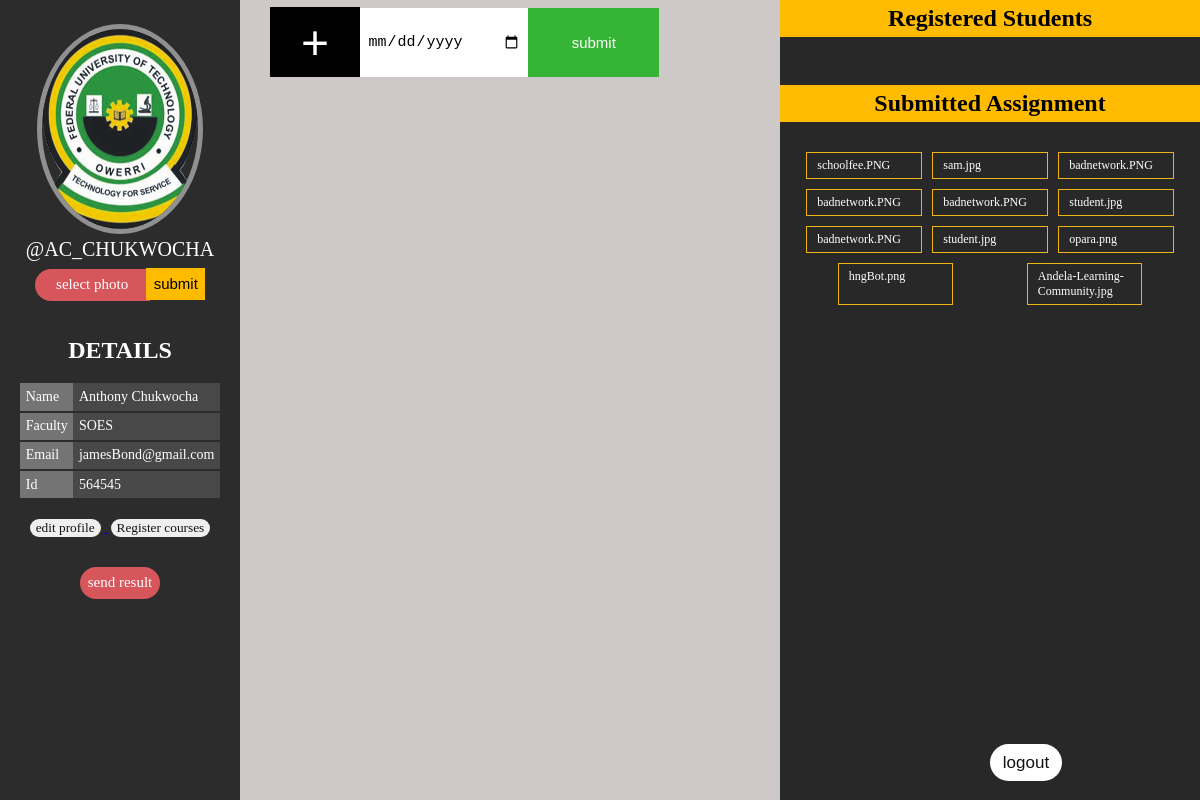
The app's page /dbConfig/lecturerDashboard.php (signed in) with its own data.
### tables this page shows
CREATE TABLE `uploads` (
  `id` int(11) NOT NULL,
  `studentName` varchar(100) NOT NULL,
  `file_name` varchar(50) NOT NULL,
  `file_type` varchar(10) NOT NULL,
  `file_size` varchar(10) NOT NULL,
  `file_path` varchar(50) NOT NULL,
  `date` date NOT NULL
);

### dbConfig/lecturerDashboard.php (the view, shortened to what this page needs)
<?php
$Fname = $_SESSION["Fname"];
$Lname = $_SESSION["Lname"];
$id = $_SESSION["id"];
$school = $_SESSION["faculty"];
$username = $_SESSION["username"];
$email = $_SESSION["email"];
?>
<!DOCTYPE html>
<html lang="en">
<head>
    <link rel="stylesheet" href="../css/dashboard.css">
</head>
<body>
<header>
    <img src="../img/futo.png" alt="">
    <div id="detail"><?php echo"@$username" ?></div>
    <div id="profile_picture">
        <form id="profile_photo_form" action="profile-photo.php" method="post" enctype="multipart/form-data">
            <label for="profile_photo" id="profile_photo_label" name="profile_photo_label"> select photo </label>
            <input type="submit" value="submit" name="profile_photo_submit" id="profile_photo_submit">
        </form>
    </div>
    <div id="user_details">
        <h2> Details</h2>
        <table>
            <tr>
                <td class="detail_item">Name</td>
                <td class="detail_input"><?php echo "$Fname $Lname"?></td>
            </tr>
            <tr>
                <td class="detail_item">Faculty</td>
                <td class="detail_input"><?php echo $school ?></td>
            </tr>
            <tr>
                <td class="detail_item">Email</td>
                <td class="detail_input"><?php echo $email ?></td>
            </tr>
            <tr>
                <td class="detail_item">id</td>
                <td class="detail_input"><?php echo $id ?></td>
            </tr>
        </table>
        <a href="editProfile.php">
        <button class="edit_button">
            edit profile
        </button>
        </a>
        <a href="lecturer_coursereg.php">
            <button class="edit_button">
                Register courses
            </button>
        </a>
        <button class="edit_button" id="show_result">send result</button>
    </div>
</header>
<section id="submit_assignment">
    <div class="assignment_form">
        <button class="file" id="upload_button">+</button>
        <form id="assignment_form" class="assignment_form">
            <input  id="lecturer_comment" type="date" placeholder="Enter message here...">
            <input type="submit" value="submit" name="text_submit">
        </form>
    </div>
</section>
<aside>
    <div id="registered_students">
        <h2 id="Reg_student">Registered Students</h2>
    <?php
    require 'db.php';
    ?>
  <h2 id="Sub_assignment">Submitted Assignment</h2>
    <div id="sub1">
    <?php
    $sql_course = " select * from coursereg ";
    $prep_course = $conn ->prepare($sql_course);
    $prep_course->execute();
    $result_course = $prep_course ->fetchAll(PDO::FETCH_OBJ);
    $sql = " select * from uploads ";
    $prep = $conn ->prepare($sql);
    $prep->execute();
    $result = $prep ->fetchAll(PDO::FETCH_OBJ);
    $ib = '';
    foreach($result_course as $std){
        foreach($result as $row){
            if($std->studentName == $row->studentName){
            $ib .= '<div class="oubx">'
            . '<a href="'.$row->file_path.'" id="student_name_file" target="blank">' . $row->file_name . '</a>'
            . '</div>';
            }
        }
    }
    echo ( $ib );
    ?>
    </div>
    </div>
    <a href="logout.php">
        <button id="logout">logout</button>
    </a>
</aside>
</body>
</html>

### css/dashboard.css (style rules this page uses)
body { padding: 0; margin: 0; display: flex; align-content: center; justify-content: space-between; width: 100%; height: 100vh; color: white; font-family: Ubuntu; background: rgb(206, 200, 200); }
header { width: 20vw; height: 100vh; background: rgb(44, 44, 44); text-align: center; z-index: 2; }
header img { width: 65%; height: 25%; border: 5px solid rgb(145, 144, 144); margin-top: 10%; border-radius: 100%; }
button#logout { position: absolute; top: 93vh; padding: .5em 0; width: 6%; font-size: 17px; border: none; background: rgb(255, 255, 255); color: rgb(17, 16, 16); border-radius: 70px; }
button.edit_button { border: none; border-radius: 70px; font-family: Ubuntu; margin: 10px 3px 0; color: rgb(19, 19, 19); }
#user_details { width: 90%; margin: 15% auto 0; }
#user_details h2 { text-transform: uppercase; width: 100%; }
header table { margin: 0 auto 5%; text-align: left; font-size: 14px; border-collapse: collapse; }
tr { border-bottom: 2px solid rgb(44, 44, 44); }
tr:last-child { border-bottom: none; }
td { border: none; padding: .4em; }
.detail_item { background: rgb(117, 116, 117); text-transform: capitalize; }
.detail_input { background: rgb(72, 72, 73); }
#detail { font-size: 20px; margin: auto; }
.assignment_form { display: flex; }
section { width: 40%; }
section input { width: 98%; padding: 1.5em .5em; font-size: 15px; border: none; margin-top: .5em; }
section input[type=submit] { width: 150px; background: rgb(54, 180, 54); color: white; }
#lecturer_comment { width: 60%; }
#file_icon,#profile_photo_label { cursor: pointer; }
.file { font-size: 3em; color: white; background-color: black; display: inline-block; width: 90px; height: 70px; text-align: center; border: none; margin: .15em 0 0; }
aside { background: rgb(40, 40, 40); width: 35%; text-align: center; }
#profile_photo_label { font-size: 15px; color: rgb(255, 255, 255); background-color: rgb(214, 86, 92); display: inline-block; width: 100px; padding: .5em; text-align: center; border: none; border-top-left-radius: 20px; border-bottom-left-radius: 20px; margin: .5em 0 0;- }
#profile_photo_submit { padding: .45em .5em .55em; margin-left: -.5em; border: none; background: rgb(255, 187, 0); font-size: 15px; }
#Reg_student, .Reg_student { background: rgb(255, 187, 0); margin: 0; padding: 5px 0; color: black; }
#Sub_assignment { background: rgb(255, 187, 0); padding: 5px 0; color: black; margin-top: 2em; }
.oubx { width: 30%; margin: 10px auto 0; text-align: center; border: 1px solid rgb(240, 181, 21); }
#student_name, #student_name_file { font-size: 12px; text-align: left; padding: 5px 10px; display: block; width: 100%; margin: 0 auto; color: white; text-decoration: none; }
#sub1 { display: flex; flex-wrap: wrap; justify-content: space-evenly; align-content: center; width: 90%; margin: 0 auto; }
#show_result { margin-top: 2em; padding: .5em; font-size: 15px; background: rgb(214, 86, 92); color: white; }

### records on screen
uploads: file_name "schoolfee.PNG"
uploads: file_name "sam.jpg"
uploads: file_name "badnetwork.PNG"
uploads: file_name "badnetwork.PNG"
uploads: file_name "badnetwork.PNG"
uploads: file_name "student.jpg"
uploads: file_name "badnetwork.PNG"
uploads: file_name "student.jpg"
uploads: file_name "opara.png"
uploads: file_name "hngBot.png"
uploads: file_name "Andela-Learning-Community.jpg"

### other values on screen
$username "AC_CHUKWOCHA"
$Fname "Anthony"
$Lname "Chukwocha"
$school "SOES"
$email "jamesBond@gmail.com"
$id "564545"
